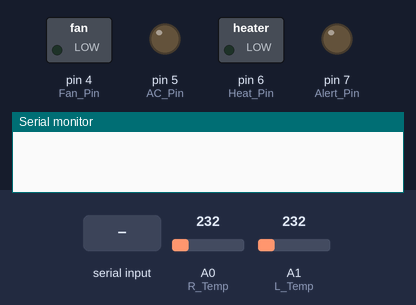
A sketch run on a simulated Arduino Uno, built with avr-gcc and run on an emulated ATmega328P. On the bench: switched loads named in the sketch (green lamp = pin HIGH), output pins drawn as LEDs (lit = HIGH), the last lines printed to the serial monitor. Inputs (shaded band) come from the test bench; at power-on: A0 (R_Temp) = 232, A1 (L_Temp) = 232.

Above: at 1.2 s.
1.3 s: "t90\n" received over the second serial link
3.0 s: "c90\n" received over the second serial link
6.0 s: "s90\n" received over the second serial link
At 7.4 s:
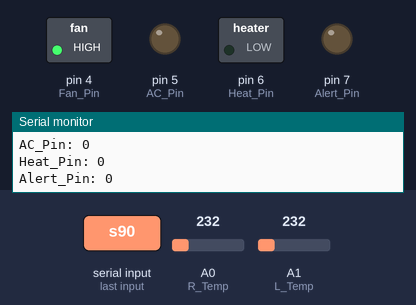
Timing chart, 0 to 9.0 s (numbered marks = the images above; inputs shaded):
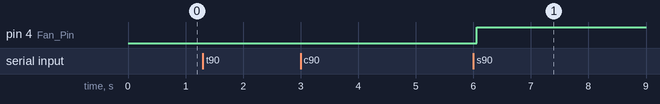

Measured:
- after the input at 6.0 s, pin 4 (Fan_Pin): LOW → HIGH after 0.06 s

The sketch:

SR1_Remote_Therm.ino
```cpp
#include <SoftwareSerial.h>

//Pin outputs
const int Fan_Pin   = 4;
const int AC_Pin    = 5;
const int Heat_Pin  = 6;
const int Alert_Pin = 7;
const int R_Temp    = A0;
const int L_Temp    = A1;
const bool Print    = 1;//For debug output

int numReading   = 100; //Number of readings to average

//States of the pin
bool Fan_State, AC_State, Heat_State, Alert_State;

SoftwareSerial mySerial(2, 3);

void setup() {
  //Turn on serial port
  Serial.begin(9600);
  mySerial.begin(9600);
  analogReference(INTERNAL); // Change internal reference to 1.1v for more accuracy
  //Setup pins directions
  pinMode(Fan_Pin, OUTPUT);
  pinMode(AC_Pin, OUTPUT);
  pinMode(Heat_Pin, OUTPUT);
  pinMode(Alert_Pin, OUTPUT);
  digitalWrite(Fan_Pin, LOW);
  digitalWrite(AC_Pin, LOW);
  digitalWrite(Heat_Pin, LOW);
  digitalWrite(Alert_Pin, LOW);
}

void loop() {
  //If there's any serial available, read it:
  while (mySerial.available() > 0) {
    char temp;
    temp = mySerial.read();
    if (temp == 't')
    {
      byte lbyte, hbyte; // To hold the low and high byte of 10bit reading
      int rvar, lvar, tvar; // Temporary variable for holding stuffs
      for (int x = 0; x < numReading; x++) //Read the analog pin for certain amount
      {
        lvar += analogRead(L_Temp);
        delay(1);
        rvar += analogRead(R_Temp);
        delay(1);
      }
      rvar = (rvar / numReading); // average right temperature reading
      lvar = (lvar / numReading); // average left temperature reading
      tvar = ((lvar + rvar)/2);  // add the two readings to get more better values
      lbyte = lowByte(tvar);    //get the low byte
      hbyte = highByte(tvar);   // get the high byte

      mySerial.write(lbyte);      //Send the low byte
      mySerial.write(hbyte);      //Send the high byte

      if (Print)
      {
        double Temperature = (1.1 * tvar * 100.0) / 1024;
        Serial.print("tvar: ");  Serial.println(tvar);
        Serial.print("lbyte: "); Serial.println(lbyte);
        Serial.print("hbyte: "); Serial.println(hbyte);
        Serial.print("Temperature in C: "); Serial.println(Temperature);
      }
    }

    else if (temp == 'c')
    {
      Fan_State   = mySerial.parseInt();
      AC_State    = mySerial.parseInt();
      Heat_State  = mySerial.parseInt();
      Alert_State = mySerial.parseInt();

      if (Print)
      {
        Serial.print("Fan_State: ");  Serial.println(Fan_State);
        Serial.print("AC_State: "); Serial.println(AC_State);
        Serial.print("Heat_State: "); Serial.println(Heat_State);
        Serial.print("Alert_State: "); Serial.println(Alert_State);
      }
    }

    else if (temp == 's')
    {
      digitalWrite(Fan_Pin, Fan_State);
      digitalWrite(AC_Pin, AC_State);
      digitalWrite(Heat_Pin, Heat_State);
      digitalWrite(Alert_Pin, Alert_State);

      if (Print)
      {
        Serial.print("Fan_Pin: ");  Serial.println(Fan_State);
        Serial.print("AC_Pin: "); Serial.println(AC_State);
        Serial.print("Heat_Pin: "); Serial.println(Heat_State);
        Serial.print("Alert_Pin: "); Serial.println(Alert_State);
      }
    }
    Serial.flush();
  }
}
```
